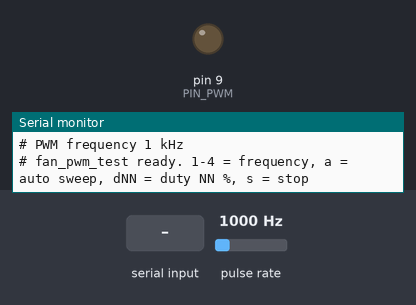
Bench run of a sketch on a simulated Arduino Uno, built with avr-gcc and run on an emulated ATmega328P. Parts: output pins drawn as LEDs (lit = HIGH), the last lines printed to the serial monitor. Wiring (inferred from the names in the program): pulse sensor: data pin 2. The inputs (shaded band) are chosen by the test bench; at power-on: pulse rate 1000 Hz.

Above: at 1.2 s.
1.3 s: "d35\n" received over Serial
At 2.1 s:
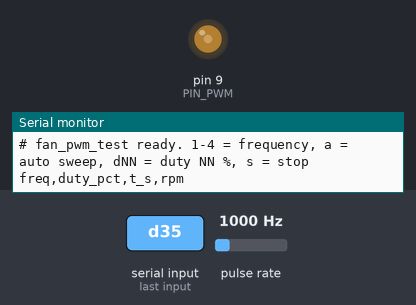
Timing chart, 0 to 4.3 s (numbered marks = the images above; inputs shaded):
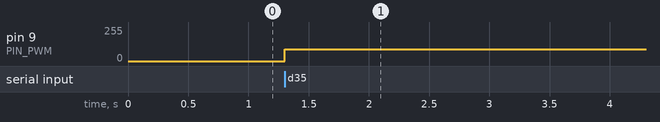

The sketch:

fan_pwm_test.ino
```cpp
// fan_pwm_test.ino -- one-fan go/no-go test before buying 8 x Delta QFR1212GHE (2-wire)
//
// Question: can the Uno set the speed of a 2-wire fan by switching its 12 V
// with a logic-level MOSFET, smoothly from about 30 % to 100 % of full speed,
// without the fan's built-in "start slow, full speed after 10 s" routine
// restarting on every pulse?
//
// Wiring (fans never take power from the Uno). Test through the same
// 4-channel opto-isolated MOSFET board (YYNMOS-4 type) used in the tunnel:
//   12 V PSU +  -> 5 A blade fuse -> fan RED
//   fan BLACK   -> board channel 1 OUT-
//   board power DC+ / DC- -> 12 V PSU + / -
//   board channel 1 PWM input -> Uno D9, board signal GND -> Uno GND
//   SS34 (or 1N5819) Schottky across the fan: stripe to RED, other end to BLACK
//   1000 uF / 25 V capacitor across 12 V PSU + and - on the supply side,
//     never across the fan's leads (Delta asks for > 4.7 uF)
// The board switches at 1 kHz at most (some listings: 200 Hz), so use
// frequencies 2-4; frequency 1 (25 kHz) is only for a fast non-isolated module.
// Speed reading (pick one):
//   a) TCRT5000 reflective module: VCC 5V, GND, D0 -> Uno D2. One strip of white
//      tape on one blade, sensor 3-5 mm from the blade tips. PULSES_PER_REV = 1.
//   b) No sensor: phone spectrum-analyser app next to the fan. Blade-pass peak
//      f [Hz] -> rpm = 60 * f / number_of_blades (count the blades).
//
// Safety: clamp the fan to the table (it pushes itself), fit the guard, keep
// fingers and cables out. The fan is 6000 rpm and 64 dBA; wear ear plugs.
//
// Serial Monitor at 115200 baud. Commands:
//   1..4  choose PWM frequency: 1 = 25 kHz, 2 = 1 kHz (default), 3 = 122 Hz, 4 = 30 Hz
//   a     automatic sweep at the chosen frequency: 100,80,60,50,40,30,20 % then 100 %
//   0..9  after 'd': set a fixed duty, e.g. "d35" = 35 %   (Enter after typing)
//   s     stop (MOSFET off)
//
// Pass if, at one of the frequencies:
//   - rpm rises steadily with duty from 30 % to 100 %,
//   - rpm at 30-35 % duty is about 30-40 % of the rpm at 100 %
//     (5 m/s needs about 31 % of full fan speed),
//   - each step settles within 15 s and then stays within +-3 %,
//   - the fan never drops back to its slow start speed while running.
// A whine or buzz at the PWM frequency is not a failure.

const uint8_t PIN_PWM = 9;          // Timer1 OC1A
const uint8_t PIN_SPEED = 2;        // INT0, optional optical sensor
const uint8_t PULSES_PER_REV = 1;   // one tape strip
const uint16_t STEP_HOLD_S = 20;    // > 10 s soft start + settle

volatile uint32_t pulses = 0;
uint8_t freqIndex = 1;              // 1 = 1 kHz (the board's limit)
uint16_t topValue = 1999;
float dutyPct = 0;

struct PwmSetting { const char *name; uint8_t csBits; uint16_t top; };
// f = 16 MHz / (prescaler * (1 + TOP)), fast PWM mode 14 (TOP = ICR1)
const PwmSetting SETTINGS[] = {
  {"25 kHz", _BV(CS10),            639},   // /1
  {"1 kHz",  _BV(CS11),            1999},  // /8
  {"122 Hz", _BV(CS11) | _BV(CS10), 2047}, // /64
  {"30 Hz",  _BV(CS12),            2082},  // /256
};

void onPulse() { pulses++; }

void applyFrequency(uint8_t i) {
  freqIndex = i;
  topValue = SETTINGS[i].top;
  TCCR1A = _BV(WGM11);
  TCCR1B = _BV(WGM13) | _BV(WGM12) | SETTINGS[i].csBits;
  ICR1 = topValue;
  setDuty(dutyPct);
  Serial.print(F("# PWM frequency ")); Serial.println(SETTINGS[i].name);
}

void setDuty(float pct) {
  dutyPct = constrain(pct, 0, 100);
  if (dutyPct <= 0) {                 // true off: disconnect timer, drive low
    TCCR1A &= ~_BV(COM1A1);
    digitalWrite(PIN_PWM, LOW);
  } else if (dutyPct >= 100) {        // true on
    TCCR1A &= ~_BV(COM1A1);
    digitalWrite(PIN_PWM, HIGH);
  } else {
    OCR1A = (uint16_t)(dutyPct / 100.0 * topValue);
    TCCR1A |= _BV(COM1A1);
  }
}

uint32_t rpmOver(uint16_t ms) {
  noInterrupts(); pulses = 0; interrupts();
  delay(ms);
  noInterrupts(); uint32_t n = pulses; interrupts();
  return n * 60000UL / ms / PULSES_PER_REV;
}

void holdAndLog(uint16_t seconds) {
  for (uint16_t t = 1; t <= seconds; t++) {
    uint32_t rpm = rpmOver(1000);
    Serial.print(SETTINGS[freqIndex].name); Serial.print(',');
    Serial.print(dutyPct, 0); Serial.print(',');
    Serial.print(t); Serial.print(',');
    Serial.println(rpm);
    if (Serial.available() && Serial.peek() == 's') return;
  }
}

void autoSweep() {
  const uint8_t steps[] = {100, 80, 60, 50, 40, 30, 20, 100};
  Serial.println(F("freq,duty_pct,t_s,rpm"));
  for (uint8_t i = 0; i < sizeof(steps); i++) {
    setDuty(steps[i]);
    holdAndLog(STEP_HOLD_S);
    if (Serial.available() && Serial.peek() == 's') break;
  }
  setDuty(0);
  Serial.println(F("# sweep done, fan off"));
}

void setup() {
  pinMode(PIN_PWM, OUTPUT);
  digitalWrite(PIN_PWM, LOW);         // MOSFET off at power-up
  pinMode(PIN_SPEED, INPUT_PULLUP);
  attachInterrupt(digitalPinToInterrupt(PIN_SPEED), onPulse, FALLING);
  Serial.begin(115200);
  applyFrequency(1);
  setDuty(0);
  Serial.println(F("# fan_pwm_test ready. 1-4 = frequency, a = auto sweep, dNN = duty NN %, s = stop"));
}

void loop() {
  if (!Serial.available()) return;
  char c = Serial.read();
  if (c >= '1' && c <= '4') applyFrequency(c - '1');
  else if (c == 'a') autoSweep();
  else if (c == 's') { setDuty(0); Serial.println(F("# stopped")); }
  else if (c == 'd') {
    float pct = Serial.parseFloat();
    setDuty(pct);
    Serial.println(F("freq,duty_pct,t_s,rpm"));
    holdAndLog(STEP_HOLD_S);
  }
}
```

Measured:
- after the input at 1.3 s, pin 9 (PIN_PWM): 0/255 → 89/255 at once
